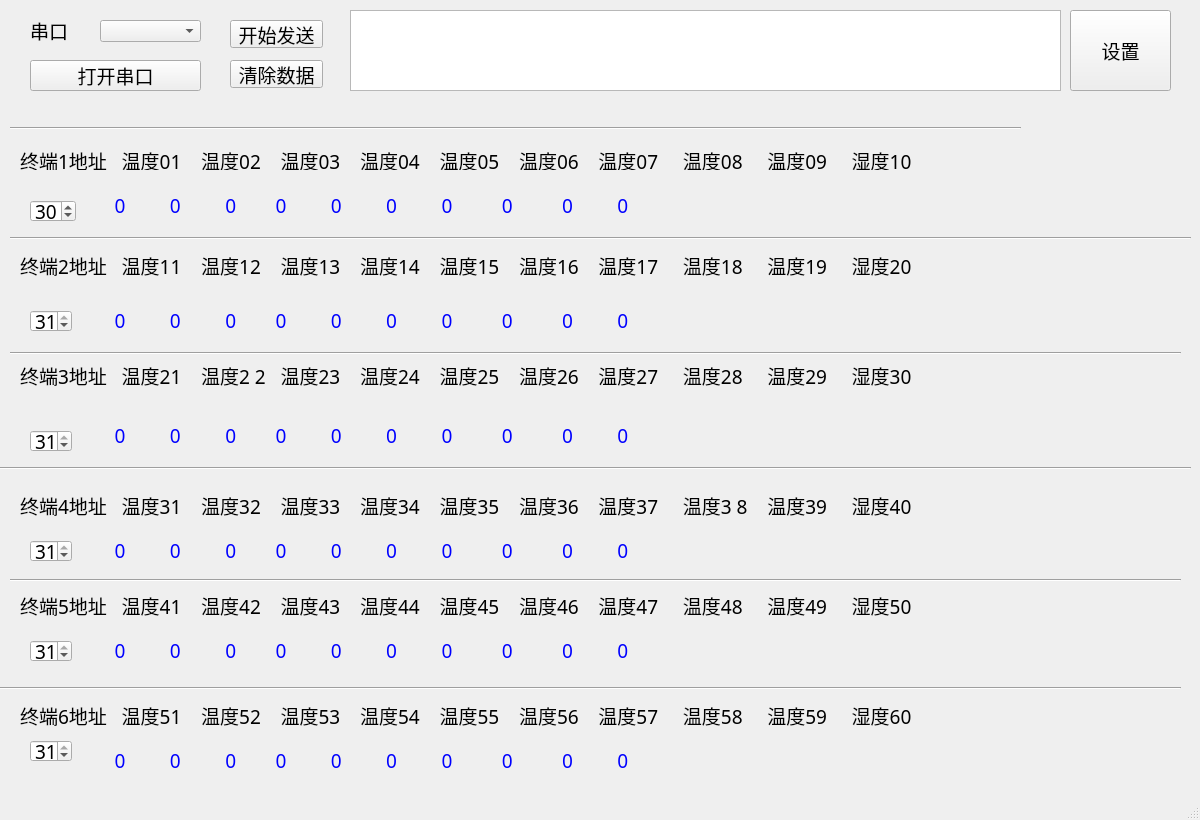
<?xml version="1.0" encoding="UTF-8"?>
<ui version="4.0">
 <class>MainWindow</class>
 <widget class="QMainWindow" name="MainWindow">
  <property name="enabled">
   <bool>true</bool>
  </property>
  <property name="geometry">
   <rect>
    <x>0</x>
    <y>0</y>
    <width>1200</width>
    <height>820</height>
   </rect>
  </property>
  <property name="minimumSize">
   <size>
    <width>1200</width>
    <height>820</height>
   </size>
  </property>
  <property name="maximumSize">
   <size>
    <width>1200</width>
    <height>820</height>
   </size>
  </property>
  <property name="font">
   <font>
    <family>宋体</family>
    <pointsize>14</pointsize>
   </font>
  </property>
  <property name="windowTitle">
   <string>                                                                                                               多 路 温 湿 度 监 测  ver1.0                                                                      designed by zjjohn    无锡广播电视集团</string>
  </property>
  <property name="windowOpacity">
   <double>1.000000000000000</double>
  </property>
  <widget class="QWidget" name="centralwidget">
   <widget class="QPushButton" name="open_close_button">
    <property name="geometry">
     <rect>
      <x>30</x>
      <y>60</y>
      <width>171</width>
      <height>31</height>
     </rect>
    </property>
    <property name="text">
     <string>打开串口</string>
    </property>
   </widget>
   <widget class="QLabel" name="label_com">
    <property name="geometry">
     <rect>
      <x>30</x>
      <y>20</y>
      <width>61</width>
      <height>21</height>
     </rect>
    </property>
    <property name="text">
     <string>串口</string>
    </property>
   </widget>
   <widget class="QTextBrowser" name="textBrowser">
    <property name="geometry">
     <rect>
      <x>350</x>
      <y>10</y>
      <width>711</width>
      <height>81</height>
     </rect>
    </property>
    <property name="font">
     <font>
      <family>宋体</family>
      <pointsize>10</pointsize>
     </font>
    </property>
   </widget>
   <widget class="QComboBox" name="serial_COM_comboBox">
    <property name="geometry">
     <rect>
      <x>100</x>
      <y>20</y>
      <width>101</width>
      <height>22</height>
     </rect>
    </property>
    <property name="currentText">
     <string/>
    </property>
   </widget>
   <widget class="QPushButton" name="start_stop_button">
    <property name="geometry">
     <rect>
      <x>230</x>
      <y>20</y>
      <width>93</width>
      <height>28</height>
     </rect>
    </property>
    <property name="text">
     <string>开始发送</string>
    </property>
   </widget>
   <widget class="QPushButton" name="clear_button">
    <property name="geometry">
     <rect>
      <x>230</x>
      <y>60</y>
      <width>93</width>
      <height>28</height>
     </rect>
    </property>
    <property name="text">
     <string>清除数据</string>
    </property>
   </widget>
   <widget class="QLabel" name="label_1_1">
    <property name="geometry">
     <rect>
      <x>20</x>
      <y>150</y>
      <width>1150</width>
      <height>20</height>
     </rect>
    </property>
    <property name="text">
     <string>终端1地址   温度01    温度02    温度03    温度04    温度05    温度06    温度07     温度08     温度09     湿度10 </string>
    </property>
   </widget>
   <widget class="QSpinBox" name="spinBox1">
    <property name="geometry">
     <rect>
      <x>30</x>
      <y>200</y>
      <width>46</width>
      <height>22</height>
     </rect>
    </property>
    <property name="minimum">
     <number>1</number>
    </property>
    <property name="maximum">
     <number>31</number>
    </property>
    <property name="value">
     <number>30</number>
    </property>
   </widget>
   <widget class="QSpinBox" name="spinBox2">
    <property name="geometry">
     <rect>
      <x>30</x>
      <y>310</y>
      <width>42</width>
      <height>22</height>
     </rect>
    </property>
    <property name="minimum">
     <number>1</number>
    </property>
    <property name="maximum">
     <number>31</number>
    </property>
    <property name="value">
     <number>31</number>
    </property>
   </widget>
   <widget class="QSpinBox" name="spinBox5">
    <property name="geometry">
     <rect>
      <x>30</x>
      <y>640</y>
      <width>42</width>
      <height>22</height>
     </rect>
    </property>
    <property name="minimum">
     <number>1</number>
    </property>
    <property name="maximum">
     <number>31</number>
    </property>
    <property name="value">
     <number>31</number>
    </property>
   </widget>
   <widget class="QLabel" name="label_1_2">
    <property name="geometry">
     <rect>
      <x>90</x>
      <y>190</y>
      <width>1080</width>
      <height>31</height>
     </rect>
    </property>
    <property name="palette">
     <palette>
      <active>
       <colorrole role="WindowText">
        <brush brushstyle="SolidPattern">
         <color alpha="255">
          <red>0</red>
          <green>0</green>
          <blue>255</blue>
         </color>
        </brush>
       </colorrole>
      </active>
      <inactive>
       <colorrole role="WindowText">
        <brush brushstyle="SolidPattern">
         <color alpha="255">
          <red>0</red>
          <green>0</green>
          <blue>255</blue>
         </color>
        </brush>
       </colorrole>
      </inactive>
      <disabled>
       <colorrole role="WindowText">
        <brush brushstyle="SolidPattern">
         <color alpha="255">
          <red>120</red>
          <green>120</green>
          <blue>120</blue>
         </color>
        </brush>
       </colorrole>
      </disabled>
     </palette>
    </property>
    <property name="text">
     <string>     0         0         0        0         0         0         0          0          0         0   </string>
    </property>
   </widget>
   <widget class="QLabel" name="label_2_1">
    <property name="geometry">
     <rect>
      <x>20</x>
      <y>240</y>
      <width>1150</width>
      <height>51</height>
     </rect>
    </property>
    <property name="text">
     <string>终端2地址   温度11    温度12    温度13    温度14    温度15    温度16    温度17     温度18     温度19     湿度20 </string>
    </property>
   </widget>
   <widget class="QLabel" name="label_3_1">
    <property name="geometry">
     <rect>
      <x>20</x>
      <y>350</y>
      <width>1150</width>
      <height>51</height>
     </rect>
    </property>
    <property name="text">
     <string>终端3地址   温度21    温度2 2   温度23    温度24    温度25    温度26    温度27     温度28     温度29     湿度30 </string>
    </property>
   </widget>
   <widget class="QLabel" name="label_3_2">
    <property name="geometry">
     <rect>
      <x>90</x>
      <y>415</y>
      <width>1080</width>
      <height>41</height>
     </rect>
    </property>
    <property name="palette">
     <palette>
      <active>
       <colorrole role="WindowText">
        <brush brushstyle="SolidPattern">
         <color alpha="255">
          <red>0</red>
          <green>0</green>
          <blue>255</blue>
         </color>
        </brush>
       </colorrole>
      </active>
      <inactive>
       <colorrole role="WindowText">
        <brush brushstyle="SolidPattern">
         <color alpha="255">
          <red>0</red>
          <green>0</green>
          <blue>255</blue>
         </color>
        </brush>
       </colorrole>
      </inactive>
      <disabled>
       <colorrole role="WindowText">
        <brush brushstyle="SolidPattern">
         <color alpha="255">
          <red>120</red>
          <green>120</green>
          <blue>120</blue>
         </color>
        </brush>
       </colorrole>
      </disabled>
     </palette>
    </property>
    <property name="text">
     <string>     0         0         0        0         0         0         0          0          0         0   </string>
    </property>
   </widget>
   <widget class="QSpinBox" name="spinBox3">
    <property name="geometry">
     <rect>
      <x>30</x>
      <y>430</y>
      <width>42</width>
      <height>22</height>
     </rect>
    </property>
    <property name="minimum">
     <number>1</number>
    </property>
    <property name="maximum">
     <number>31</number>
    </property>
    <property name="value">
     <number>31</number>
    </property>
   </widget>
   <widget class="QLabel" name="label_4_1">
    <property name="geometry">
     <rect>
      <x>20</x>
      <y>480</y>
      <width>1150</width>
      <height>51</height>
     </rect>
    </property>
    <property name="text">
     <string>终端4地址   温度31    温度32    温度33    温度34    温度35    温度36    温度37     温度3 8    温度39     湿度40 </string>
    </property>
   </widget>
   <widget class="QLabel" name="label_4_2">
    <property name="geometry">
     <rect>
      <x>90</x>
      <y>530</y>
      <width>1080</width>
      <height>41</height>
     </rect>
    </property>
    <property name="palette">
     <palette>
      <active>
       <colorrole role="WindowText">
        <brush brushstyle="SolidPattern">
         <color alpha="255">
          <red>0</red>
          <green>0</green>
          <blue>255</blue>
         </color>
        </brush>
       </colorrole>
      </active>
      <inactive>
       <colorrole role="WindowText">
        <brush brushstyle="SolidPattern">
         <color alpha="255">
          <red>0</red>
          <green>0</green>
          <blue>255</blue>
         </color>
        </brush>
       </colorrole>
      </inactive>
      <disabled>
       <colorrole role="WindowText">
        <brush brushstyle="SolidPattern">
         <color alpha="255">
          <red>120</red>
          <green>120</green>
          <blue>120</blue>
         </color>
        </brush>
       </colorrole>
      </disabled>
     </palette>
    </property>
    <property name="text">
     <string>     0         0         0        0         0         0         0          0          0         0   </string>
    </property>
   </widget>
   <widget class="QSpinBox" name="spinBox4">
    <property name="geometry">
     <rect>
      <x>30</x>
      <y>540</y>
      <width>42</width>
      <height>22</height>
     </rect>
    </property>
    <property name="minimum">
     <number>1</number>
    </property>
    <property name="maximum">
     <number>31</number>
    </property>
    <property name="value">
     <number>31</number>
    </property>
   </widget>
   <widget class="QLabel" name="label_5_1">
    <property name="geometry">
     <rect>
      <x>20</x>
      <y>580</y>
      <width>1150</width>
      <height>51</height>
     </rect>
    </property>
    <property name="text">
     <string>终端5地址   温度41    温度42    温度43    温度44    温度45    温度46    温度47     温度48     温度49     湿度50 </string>
    </property>
   </widget>
   <widget class="QLabel" name="label_5_2">
    <property name="geometry">
     <rect>
      <x>90</x>
      <y>630</y>
      <width>1080</width>
      <height>41</height>
     </rect>
    </property>
    <property name="palette">
     <palette>
      <active>
       <colorrole role="WindowText">
        <brush brushstyle="SolidPattern">
         <color alpha="255">
          <red>0</red>
          <green>0</green>
          <blue>255</blue>
         </color>
        </brush>
       </colorrole>
      </active>
      <inactive>
       <colorrole role="WindowText">
        <brush brushstyle="SolidPattern">
         <color alpha="255">
          <red>0</red>
          <green>0</green>
          <blue>255</blue>
         </color>
        </brush>
       </colorrole>
      </inactive>
      <disabled>
       <colorrole role="WindowText">
        <brush brushstyle="SolidPattern">
         <color alpha="255">
          <red>120</red>
          <green>120</green>
          <blue>120</blue>
         </color>
        </brush>
       </colorrole>
      </disabled>
     </palette>
    </property>
    <property name="text">
     <string>     0         0         0        0         0         0         0          0          0         0   </string>
    </property>
   </widget>
   <widget class="QLabel" name="label_6_2">
    <property name="geometry">
     <rect>
      <x>90</x>
      <y>740</y>
      <width>1080</width>
      <height>41</height>
     </rect>
    </property>
    <property name="palette">
     <palette>
      <active>
       <colorrole role="WindowText">
        <brush brushstyle="SolidPattern">
         <color alpha="255">
          <red>0</red>
          <green>0</green>
          <blue>255</blue>
         </color>
        </brush>
       </colorrole>
      </active>
      <inactive>
       <colorrole role="WindowText">
        <brush brushstyle="SolidPattern">
         <color alpha="255">
          <red>0</red>
          <green>0</green>
          <blue>255</blue>
         </color>
        </brush>
       </colorrole>
      </inactive>
      <disabled>
       <colorrole role="WindowText">
        <brush brushstyle="SolidPattern">
         <color alpha="255">
          <red>120</red>
          <green>120</green>
          <blue>120</blue>
         </color>
        </brush>
       </colorrole>
      </disabled>
     </palette>
    </property>
    <property name="text">
     <string>     0         0         0        0         0         0         0          0          0         0   </string>
    </property>
   </widget>
   <widget class="QSpinBox" name="spinBox6">
    <property name="geometry">
     <rect>
      <x>30</x>
      <y>740</y>
      <width>42</width>
      <height>22</height>
     </rect>
    </property>
    <property name="minimum">
     <number>1</number>
    </property>
    <property name="maximum">
     <number>31</number>
    </property>
    <property name="value">
     <number>31</number>
    </property>
   </widget>
   <widget class="QLabel" name="label_6_1">
    <property name="geometry">
     <rect>
      <x>20</x>
      <y>690</y>
      <width>1150</width>
      <height>51</height>
     </rect>
    </property>
    <property name="text">
     <string>终端6地址   温度51    温度52    温度53    温度54    温度55    温度56    温度57     温度58     温度59     湿度60</string>
    </property>
   </widget>
   <widget class="Line" name="line">
    <property name="geometry">
     <rect>
      <x>10</x>
      <y>120</y>
      <width>1011</width>
      <height>16</height>
     </rect>
    </property>
    <property name="orientation">
     <enum>Qt::Horizontal</enum>
    </property>
   </widget>
   <widget class="Line" name="line_2">
    <property name="geometry">
     <rect>
      <x>10</x>
      <y>230</y>
      <width>1181</width>
      <height>16</height>
     </rect>
    </property>
    <property name="orientation">
     <enum>Qt::Horizontal</enum>
    </property>
   </widget>
   <widget class="Line" name="line_3">
    <property name="geometry">
     <rect>
      <x>10</x>
      <y>345</y>
      <width>1171</width>
      <height>16</height>
     </rect>
    </property>
    <property name="orientation">
     <enum>Qt::Horizontal</enum>
    </property>
   </widget>
   <widget class="Line" name="line_4">
    <property name="geometry">
     <rect>
      <x>0</x>
      <y>460</y>
      <width>1191</width>
      <height>16</height>
     </rect>
    </property>
    <property name="orientation">
     <enum>Qt::Horizontal</enum>
    </property>
   </widget>
   <widget class="Line" name="line_5">
    <property name="geometry">
     <rect>
      <x>10</x>
      <y>570</y>
      <width>1171</width>
      <height>20</height>
     </rect>
    </property>
    <property name="orientation">
     <enum>Qt::Horizontal</enum>
    </property>
   </widget>
   <widget class="Line" name="line_6">
    <property name="geometry">
     <rect>
      <x>0</x>
      <y>680</y>
      <width>1181</width>
      <height>16</height>
     </rect>
    </property>
    <property name="orientation">
     <enum>Qt::Horizontal</enum>
    </property>
   </widget>
   <widget class="QPushButton" name="settinButton">
    <property name="geometry">
     <rect>
      <x>1070</x>
      <y>10</y>
      <width>101</width>
      <height>81</height>
     </rect>
    </property>
    <property name="text">
     <string>设置</string>
    </property>
   </widget>
   <widget class="QLabel" name="label_2_2">
    <property name="geometry">
     <rect>
      <x>90</x>
      <y>300</y>
      <width>1080</width>
      <height>41</height>
     </rect>
    </property>
    <property name="palette">
     <palette>
      <active>
       <colorrole role="WindowText">
        <brush brushstyle="SolidPattern">
         <color alpha="255">
          <red>0</red>
          <green>0</green>
          <blue>255</blue>
         </color>
        </brush>
       </colorrole>
      </active>
      <inactive>
       <colorrole role="WindowText">
        <brush brushstyle="SolidPattern">
         <color alpha="255">
          <red>0</red>
          <green>0</green>
          <blue>255</blue>
         </color>
        </brush>
       </colorrole>
      </inactive>
      <disabled>
       <colorrole role="WindowText">
        <brush brushstyle="SolidPattern">
         <color alpha="255">
          <red>120</red>
          <green>120</green>
          <blue>120</blue>
         </color>
        </brush>
       </colorrole>
      </disabled>
     </palette>
    </property>
    <property name="text">
     <string>     0         0         0        0         0         0         0          0          0         0   </string>
    </property>
   </widget>
  </widget>
  <widget class="QMenuBar" name="menubar">
   <property name="geometry">
    <rect>
     <x>0</x>
     <y>0</y>
     <width>1200</width>
     <height>23</height>
    </rect>
   </property>
  </widget>
  <widget class="QStatusBar" name="statusbar"/>
 </widget>
 <resources/>
 <connections>
  <connection>
   <sender>clear_button</sender>
   <signal>clicked()</signal>
   <receiver>textBrowser</receiver>
   <slot>clear()</slot>
   <hints>
    <hint type="sourcelabel">
     <x>305</x>
     <y>105</y>
    </hint>
    <hint type="destinationlabel">
     <x>615</x>
     <y>102</y>
    </hint>
   </hints>
  </connection>
  <connection>
   <sender>settinButton</sender>
   <signal>clicked()</signal>
   <receiver>MainWindow</receiver>
   <slot>slot1()</slot>
   <hints>
    <hint type="sourcelabel">
     <x>1115</x>
     <y>74</y>
    </hint>
    <hint type="destinationlabel">
     <x>1133</x>
     <y>131</y>
    </hint>
   </hints>
  </connection>
 </connections>
 <slots>
  <slot>start_stop_send_handle()</slot>
  <slot>slot1()</slot>
 </slots>
</ui>
